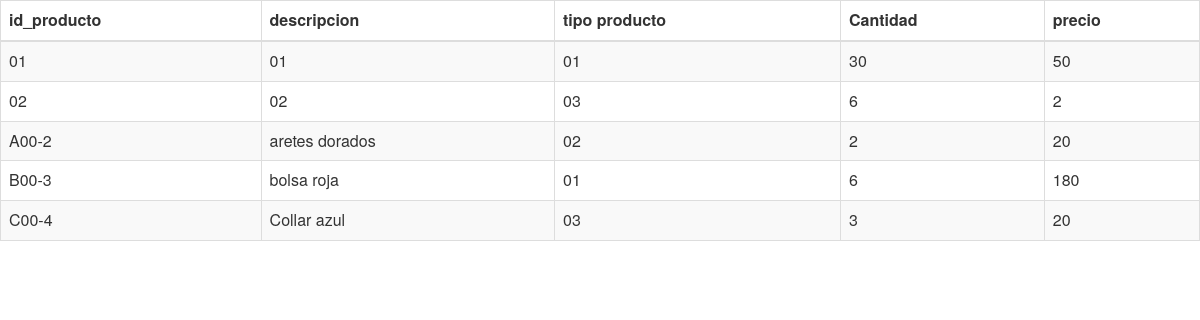
Page /lista.php on the earlier database version.
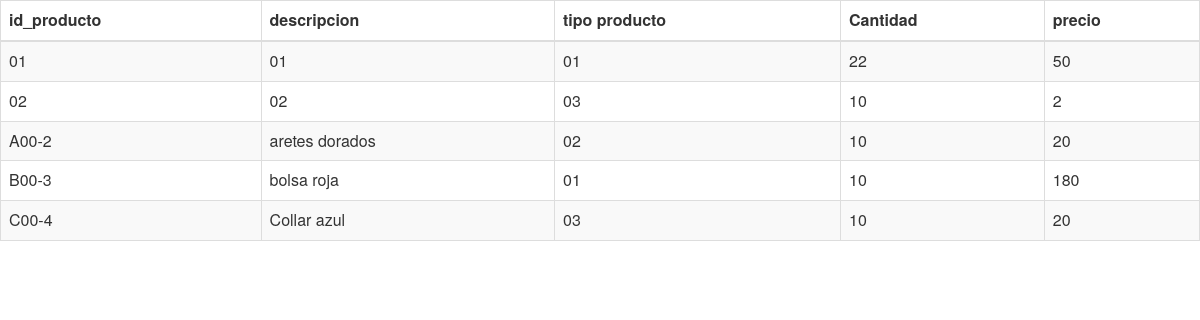
Same page on the later database version.
### tables this page shows
CREATE TABLE `inventario` (
  `id_producto` varchar(10) NOT NULL,
  `descripcion` varchar(50) DEFAULT NULL,
  `tipo_producto` varchar(40) DEFAULT NULL,
  `cantidad` int(10) DEFAULT NULL,
  `precio` int(10) DEFAULT NULL,
  PRIMARY KEY (`id_producto`),
  KEY `inventario_tipoproducto` (`tipo_producto`),
  CONSTRAINT `inventario_tipoproducto` FOREIGN KEY (`tipo_producto`) REFERENCES `tipo_producto` (`tipo_producto`)
);

### lista.php (the view, shortened to what this page needs)
<link
   rel="stylesheet"
   href="https://maxcdn.bootstrapcdn.com/bootstrap/3.3.7/css/bootstrap.min.css"
>
<?php
include('connection.php');
$sql1="SELECT * FROM inventario";
   $conexion->real_query($sql1);
   $consultaUsuarios = $conexion->use_result();
?>
<div class="table-responsive">
   <table class="table table-bordered table-striped">
	<thead>
           <tr>
              <th>id_producto</th>
              <th>descripcion</th>
              <th>tipo producto</th>
              <th>Cantidad</th>
              <th>precio</th>
           </tr>
        </thead>
        <tbody>
	<?php
	    while ($row = $consultaUsuarios->fetch_assoc()) {
              echo "<tr>";
              echo "<td>".$row['id_producto']."</td>";
              echo "<td>".$row['descripcion']."</td>";
	            echo "<td>".$row['tipo_producto']."</td>";
               echo "<td>".$row['cantidad']."</td>";
                echo "<td>".$row['precio']."</td>";
              echo "</tr>";
           }
        ?>
       </tbody>
   </table>
</div>

Differences in the rows shown:
changed inventario id 01: cantidad "30" → "22"
changed inventario id 02: cantidad "6" → "10"
changed inventario "aretes dorados": cantidad "2" → "10"
changed inventario "bolsa roja": cantidad "6" → "10"
changed inventario "Collar azul": cantidad "3" → "10"
